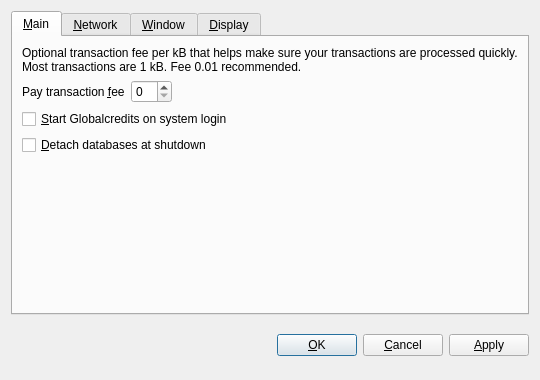
<?xml version="1.0" encoding="UTF-8"?>
<ui version="4.0">
 <class>OptionsDialog</class>
 <widget class="QDialog" name="OptionsDialog">
  <property name="geometry">
   <rect>
    <x>0</x>
    <y>0</y>
    <width>540</width>
    <height>380</height>
   </rect>
  </property>
  <property name="windowTitle">
   <string>Options</string>
  </property>
  <property name="modal">
   <bool>true</bool>
  </property>
  <layout class="QVBoxLayout" name="verticalLayout">
   <item>
    <widget class="QTabWidget" name="tabWidget">
     <property name="tabPosition">
      <enum>QTabWidget::North</enum>
     </property>
     <property name="currentIndex">
      <number>0</number>
     </property>
     <widget class="QWidget" name="tabMain">
      <attribute name="title">
       <string>&amp;Main</string>
      </attribute>
      <layout class="QVBoxLayout" name="verticalLayout_Main">
       <item>
        <widget class="QLabel" name="transactionFeeInfoLabel">
         <property name="text">
          <string>Optional transaction fee per kB that helps make sure your transactions are processed quickly. Most transactions are 1 kB. Fee 0.01 recommended.</string>
         </property>
         <property name="textFormat">
          <enum>Qt::PlainText</enum>
         </property>
         <property name="wordWrap">
          <bool>true</bool>
         </property>
        </widget>
       </item>
       <item>
        <layout class="QHBoxLayout" name="horizontalLayout_Main">
         <item>
          <widget class="QLabel" name="transactionFeeLabel">
           <property name="text">
            <string>Pay transaction &amp;fee</string>
           </property>
           <property name="textFormat">
            <enum>Qt::PlainText</enum>
           </property>
           <property name="buddy">
            <cstring>transactionFee</cstring>
           </property>
          </widget>
         </item>
         <item>
          <widget class="BitcoinAmountField" name="transactionFee"/>
         </item>
         <item>
          <spacer name="horizontalSpacer_Main">
           <property name="orientation">
            <enum>Qt::Horizontal</enum>
           </property>
           <property name="sizeHint" stdset="0">
            <size>
             <width>40</width>
             <height>20</height>
            </size>
           </property>
          </spacer>
         </item>
        </layout>
       </item>
       <item>
        <widget class="QCheckBox" name="bitcoinAtStartup">
         <property name="toolTip">
          <string>Automatically start Globalcredits after logging in to the system.</string>
         </property>
         <property name="text">
          <string>&amp;Start Globalcredits on system login</string>
         </property>
        </widget>
       </item>
       <item>
        <widget class="QCheckBox" name="detachDatabases">
         <property name="toolTip">
          <string>Detach block and address databases at shutdown. This means they can be moved to another data directory, but it slows down shutdown. The wallet is always detached.</string>
         </property>
         <property name="text">
          <string>&amp;Detach databases at shutdown</string>
         </property>
        </widget>
       </item>
       <item>
        <spacer name="verticalSpacer_Main">
         <property name="orientation">
          <enum>Qt::Vertical</enum>
         </property>
         <property name="sizeHint" stdset="0">
          <size>
           <width>20</width>
           <height>40</height>
          </size>
         </property>
        </spacer>
       </item>
      </layout>
     </widget>
     <widget class="QWidget" name="tabNetwork">
      <attribute name="title">
       <string>&amp;Network</string>
      </attribute>
      <layout class="QVBoxLayout" name="verticalLayout_Network">
       <item>
        <widget class="QCheckBox" name="mapPortUpnp">
         <property name="toolTip">
          <string>Automatically open the Globalcredits client port on the router. This only works when your router supports UPnP and it is enabled.</string>
         </property>
         <property name="text">
          <string>Map port using &amp;UPnP</string>
         </property>
        </widget>
       </item>
       <item>
        <widget class="QCheckBox" name="connectSocks">
         <property name="toolTip">
          <string>Connect to the Globalcredits network through a SOCKS proxy (e.g. when connecting through Tor).</string>
         </property>
         <property name="text">
          <string>&amp;Connect through SOCKS proxy:</string>
         </property>
        </widget>
       </item>
       <item>
        <layout class="QHBoxLayout" name="horizontalLayout_Network">
         <item>
          <widget class="QLabel" name="proxyIpLabel">
           <property name="text">
            <string>Proxy &amp;IP:</string>
           </property>
           <property name="textFormat">
            <enum>Qt::PlainText</enum>
           </property>
           <property name="buddy">
            <cstring>proxyIp</cstring>
           </property>
          </widget>
         </item>
         <item>
          <widget class="QValidatedLineEdit" name="proxyIp">
           <property name="maximumSize">
            <size>
             <width>140</width>
             <height>16777215</height>
            </size>
           </property>
           <property name="toolTip">
            <string>IP address of the proxy (e.g. 127.0.0.1)</string>
           </property>
          </widget>
         </item>
         <item>
          <widget class="QLabel" name="proxyPortLabel">
           <property name="text">
            <string>&amp;Port:</string>
           </property>
           <property name="textFormat">
            <enum>Qt::PlainText</enum>
           </property>
           <property name="buddy">
            <cstring>proxyPort</cstring>
           </property>
          </widget>
         </item>
         <item>
          <widget class="QLineEdit" name="proxyPort">
           <property name="maximumSize">
            <size>
             <width>55</width>
             <height>16777215</height>
            </size>
           </property>
           <property name="toolTip">
            <string>Port of the proxy (e.g. 9050)</string>
           </property>
          </widget>
         </item>
         <item>
          <widget class="QLabel" name="socksVersionLabel">
           <property name="text">
            <string>SOCKS &amp;Version:</string>
           </property>
           <property name="textFormat">
            <enum>Qt::PlainText</enum>
           </property>
           <property name="buddy">
            <cstring>socksVersion</cstring>
           </property>
          </widget>
         </item>
         <item>
          <widget class="QValueComboBox" name="socksVersion">
           <property name="toolTip">
            <string>SOCKS version of the proxy (e.g. 5)</string>
           </property>
          </widget>
         </item>
         <item>
          <spacer name="horizontalSpacer_Network">
           <property name="orientation">
            <enum>Qt::Horizontal</enum>
           </property>
           <property name="sizeHint" stdset="0">
            <size>
             <width>40</width>
             <height>20</height>
            </size>
           </property>
          </spacer>
         </item>
        </layout>
       </item>
       <item>
        <spacer name="verticalSpacer_Network">
         <property name="orientation">
          <enum>Qt::Vertical</enum>
         </property>
         <property name="sizeHint" stdset="0">
          <size>
           <width>20</width>
           <height>40</height>
          </size>
         </property>
        </spacer>
       </item>
      </layout>
     </widget>
     <widget class="QWidget" name="tabWindow">
      <attribute name="title">
       <string>&amp;Window</string>
      </attribute>
      <layout class="QVBoxLayout" name="verticalLayout_Window">
       <item>
        <widget class="QCheckBox" name="minimizeToTray">
         <property name="toolTip">
          <string>Show only a tray icon after minimizing the window.</string>
         </property>
         <property name="text">
          <string>&amp;Minimize to the tray instead of the taskbar</string>
         </property>
        </widget>
       </item>
       <item>
        <widget class="QCheckBox" name="minimizeOnClose">
         <property name="toolTip">
          <string>Minimize instead of exit the application when the window is closed. When this option is enabled, the application will be closed only after selecting Quit in the menu.</string>
         </property>
         <property name="text">
          <string>M&amp;inimize on close</string>
         </property>
        </widget>
       </item>
       <item>
        <spacer name="verticalSpacer_Window">
         <property name="orientation">
          <enum>Qt::Vertical</enum>
         </property>
         <property name="sizeHint" stdset="0">
          <size>
           <width>20</width>
           <height>40</height>
          </size>
         </property>
        </spacer>
       </item>
      </layout>
     </widget>
     <widget class="QWidget" name="tabDisplay">
      <attribute name="title">
       <string>&amp;Display</string>
      </attribute>
      <layout class="QVBoxLayout" name="verticalLayout_Display">
       <item>
        <layout class="QHBoxLayout" name="horizontalLayout_1_Display">
         <item>
          <widget class="QLabel" name="langLabel">
           <property name="text">
            <string>User Interface &amp;language:</string>
           </property>
           <property name="textFormat">
            <enum>Qt::PlainText</enum>
           </property>
           <property name="buddy">
            <cstring>lang</cstring>
           </property>
          </widget>
         </item>
         <item>
          <widget class="QValueComboBox" name="lang">
           <property name="toolTip">
            <string>The user interface language can be set here. This setting will take effect after restarting Globalcredits.</string>
           </property>
          </widget>
         </item>
        </layout>
       </item>
       <item>
        <layout class="QHBoxLayout" name="horizontalLayout_2_Display">
         <item>
          <widget class="QLabel" name="unitLabel">
           <property name="text">
            <string>&amp;Unit to show amounts in:</string>
           </property>
           <property name="textFormat">
            <enum>Qt::PlainText</enum>
           </property>
           <property name="buddy">
            <cstring>unit</cstring>
           </property>
          </widget>
         </item>
         <item>
          <widget class="QValueComboBox" name="unit">
           <property name="toolTip">
            <string>Choose the default subdivision unit to show in the interface and when sending coins.</string>
           </property>
          </widget>
         </item>
        </layout>
       </item>
       <item>
        <widget class="QCheckBox" name="displayAddresses">
         <property name="toolTip">
          <string>Whether to show Globalcredits addresses in the transaction list or not.</string>
         </property>
         <property name="text">
          <string>&amp;Display addresses in transaction list</string>
         </property>
        </widget>
       </item>
       <item>
        <spacer name="verticalSpacer_Display">
         <property name="orientation">
          <enum>Qt::Vertical</enum>
         </property>
         <property name="sizeHint" stdset="0">
          <size>
           <width>20</width>
           <height>40</height>
          </size>
         </property>
        </spacer>
       </item>
      </layout>
     </widget>
    </widget>
   </item>
   <item>
    <layout class="QHBoxLayout" name="horizontalLayout_Buttons">
     <item>
      <spacer name="horizontalSpacer_1">
       <property name="orientation">
        <enum>Qt::Horizontal</enum>
       </property>
       <property name="sizeHint" stdset="0">
        <size>
         <width>40</width>
         <height>48</height>
        </size>
       </property>
      </spacer>
     </item>
     <item>
      <widget class="QLabel" name="statusLabel">
       <property name="font">
        <font>
         <weight>75</weight>
         <bold>true</bold>
        </font>
       </property>
       <property name="text">
        <string/>
       </property>
       <property name="textFormat">
        <enum>Qt::PlainText</enum>
       </property>
       <property name="wordWrap">
        <bool>true</bool>
       </property>
      </widget>
     </item>
     <item>
      <spacer name="horizontalSpacer_2">
       <property name="orientation">
        <enum>Qt::Horizontal</enum>
       </property>
       <property name="sizeHint" stdset="0">
        <size>
         <width>40</width>
         <height>48</height>
        </size>
       </property>
      </spacer>
     </item>
     <item>
      <widget class="QPushButton" name="okButton">
       <property name="text">
        <string>&amp;OK</string>
       </property>
      </widget>
     </item>
     <item>
      <widget class="QPushButton" name="cancelButton">
       <property name="text">
        <string>&amp;Cancel</string>
       </property>
       <property name="autoDefault">
        <bool>false</bool>
       </property>
      </widget>
     </item>
     <item>
      <widget class="QPushButton" name="applyButton">
       <property name="text">
        <string>&amp;Apply</string>
       </property>
       <property name="autoDefault">
        <bool>false</bool>
       </property>
      </widget>
     </item>
    </layout>
   </item>
  </layout>
 </widget>
 <customwidgets>
  <customwidget>
   <class>BitcoinAmountField</class>
   <extends>QSpinBox</extends>
   <header>bitcoinamountfield.h</header>
  </customwidget>
  <customwidget>
   <class>QValueComboBox</class>
   <extends>QComboBox</extends>
   <header>qvaluecombobox.h</header>
  </customwidget>
  <customwidget>
   <class>QValidatedLineEdit</class>
   <extends>QLineEdit</extends>
   <header>qvalidatedlineedit.h</header>
  </customwidget>
 </customwidgets>
 <resources/>
 <connections/>
</ui>
